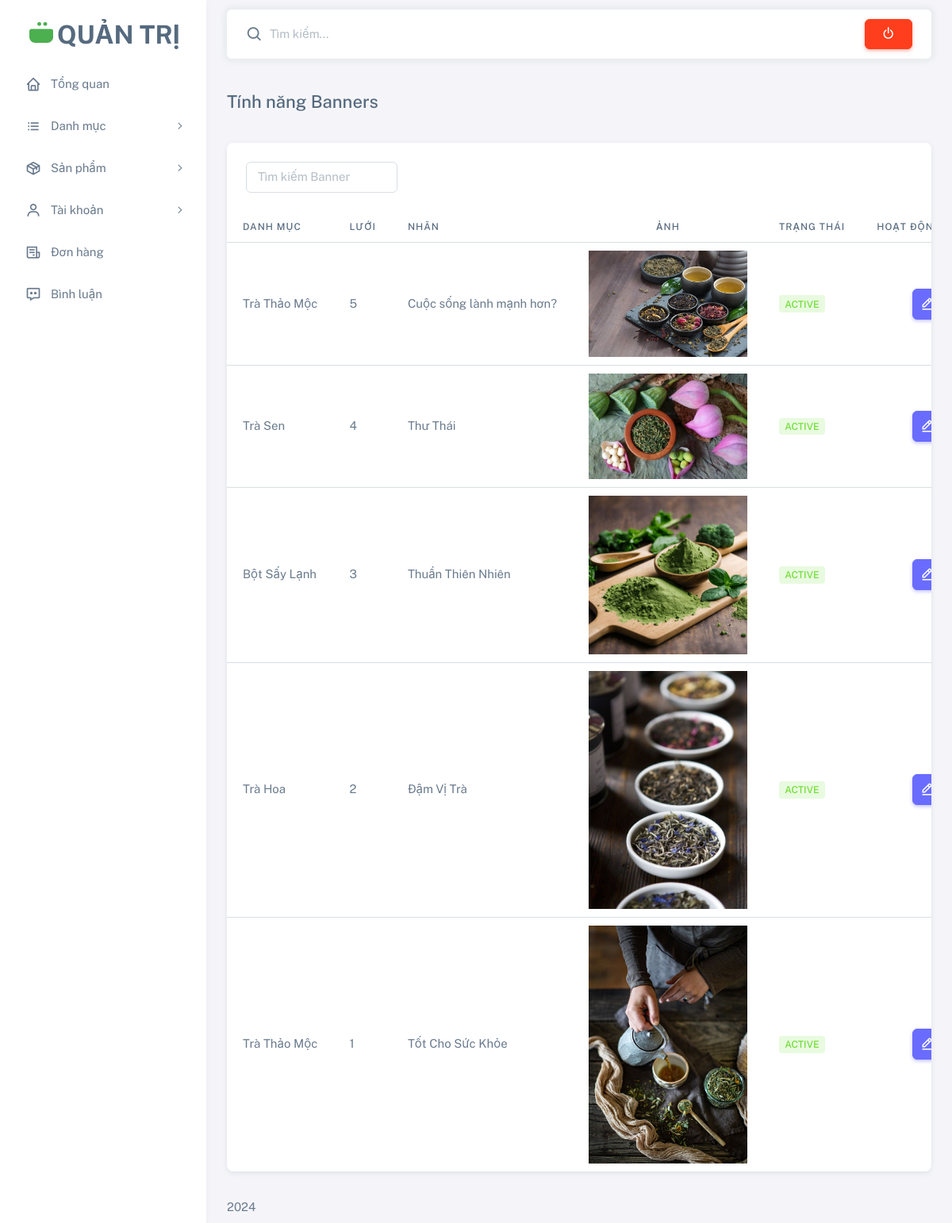
Screenshot of /admin/?act=banner-list (signed in) with the database file from the repository.
### tables this page shows
CREATE TABLE `tbl_banner` (
  `id` int NOT NULL,
  `grid` int NOT NULL,
  `title` varchar(50) NOT NULL,
  `description` varchar(255) DEFAULT NULL,
  `image` varchar(255) NOT NULL,
  `status` tinyint NOT NULL DEFAULT '1',
  `id_category` int NOT NULL
);

CREATE TABLE `tbl_categories` (
  `id` int NOT NULL,
  `name` varchar(50) NOT NULL,
  `status` tinyint NOT NULL DEFAULT '1'
);

### admin/controllers/bannerController.php (called while the page is built, shortened)
<?php
function bannerList() {
    $list     = getBanners();
    require_once PATH_VIEW_ADMIN . 'layouts/master.php';
}

### admin/index.php (called while the page is built, shortened)
<?php
require_once '../commons/model.php';
$act = $_GET["act"] ?? '/';
match ($act) {
    '/'         => dashboard(),
    'dashboard' => dashboard(),
    'login'     => authLogin(),
    'logout'    => authLogout(),
    'banner-list'            => bannerList(),
    'update-banner'          => updateBanner($_GET["id"]),
    'create-category'        => createCategory(),
    'category-list'          => CategoryList(),
    'update-category'        => updateCategory($_GET["id"]),
    'delete-category'        => deleteCategory($_GET["id"]),
    'category-bin'           => categoryBin(),
    'update-status-category' => updateStatusCategory($_GET["id"], $_GET["value"]),
    'create-product'         => createProduct(),
    'product-list'           => productList(),
    'update-product'         => updateProduct($_GET["id"]),
    'product-bin'            => productBin(),
    'update-status-product'  => updateStatusProduct($_GET["id"], $_GET["value"]),
    'add-gallery'            => addGallery($_GET["id"]),
    'delete-image'           => deleteImage($_GET["id"], $_GET["product"]),
    'add-color-product'      => addColor($_GET["id"]),
    'delete-color'           => deleteColor($_GET["id"], $_GET["product"]),
    'manage-reviews'         => manageReviews(),
    'delete-review'          => deleteReview($_GET["id"]),
    'update-status-review'  => updateStatusReview($_GET["id"], $_GET["value"]),
    'admin-list'             => adminList(),
    'customer-list'          => customerList(),
    'customer-bin'           => customerBin(),
    'update-status-customer' => updateCustomerStatus($_GET["id"], $_GET["value"]),
    'order-list'             => orderList(),
    'order-details'          => orderDetails($_GET["id"]),
    'update-order'           => updateOrder($_GET["id"]),
    'contact'                => contact(),
};
?>

### admin/models/model.php (called while the page is built, shortened)
<?php
if (!function_exists('getBanners')) {
    function getBanners() {
        try {
            $sql = "SELECT
                        b.`id`,
                        b.`grid`,
                        b.`title`,
                        b.`image`,
                        b.`status`,
                        c.`name` AS `c_name`
                    FROM
                        `tbl_banner` AS b
                    LEFT JOIN
                        `tbl_categories` AS c ON b.`id_category` = c.`id`
                    WHERE
                        1 ORDER BY id DESC";
            $stmt = $GLOBALS['conn']->query($sql);
            return $stmt->fetchAll(PDO::FETCH_ASSOC);
        } catch (\Exception $e) {
            debug($e);
        }
    }
}

### admin/views/banner/banner-list.php (the view, shortened to what this page needs)
<div class="content-wrapper">
    <div class="container-xxl flex-grow-1 container-p-y">
        <h4 class="py-3 mb-4">
            Tính năng Banners
        </h4>
        <div class="card">
            <div class="card-header row gy-3">
                <div class="col-12 col-sm-3">
                    <input type="search" class="form-control" id="searchInput" placeholder="Tìm kiếm Banner">
                </div>
            </div>
            <div class="table-responsive text-nowrap">
                <table class="table table-hover">
                    <thead>
                        <tr>
                            <th class="col-2">Danh mục</th>
                            <th class="col-1">Lưới</th>
                            <th class="col-2">Nhãn</th>
                            <th class="col-4 text-center">Ảnh</th>
                            <th class="col-1">Trạng thái</th>
                            <th class="col-2">
                                <span class="float-end">
                                    Hoạt động
                                </span>
                            </th>
                        </tr>
                    </thead>
                    <tbody class="table-border-bottom-0">
                        <?php
                        foreach ($list as $item) :
                            if ($item['status'] == 1) :
                        ?>
                                <tr>
                                    <td><?= $item['c_name'] ?></td>
                                    <td><?= $item['grid'] ?></td>
                                    <td><?= $item['title'] ?></td>
                                    <td class="text-center">
                                        <img src="<?= PATH_UPLOAD . $item['image'] ?>" width="200px" alt="">
                                    </td>
                                    <td>
                                        <span class="badge bg-label-success">
                                            <?php
                                            if ($item['status'] == 1) {
                                                echo 'Active';
                                            }
                                            ?>
                                        </span>
                                    </td>
                                    <td>
                                        <div class="float-end">
                                            <a href="?act=update-banner&id=<?= $item['id'] ?>" class="btn btn-primary p-2">
                                                <i class="bx bx-edit-alt"></i>
                                            </a>
                                        </div>
                                    </td>
                                </tr>
                        <?php
                            endif;
                        endforeach ?>
                    </tbody>
                </table>
            </div>
        </div>
    </div>
</div>

### admin/views/layouts/master.php (shortened to what this page needs)
<!DOCTYPE html>
<html lang="en" class="light-style layout-menu-fixed layout-compact" dir="ltr" data-theme="theme-default" data-assets-path="assets/" data-template="vertical-menu-template-free">
<head>
    <link rel="stylesheet" href="assets/vendor/fonts/boxicons.css" />
    <link rel="stylesheet" href="https://cdnjs.cloudflare.com/ajax/libs/font-awesome/6.5.1/css/all.min.css" />
    <link rel="stylesheet" href="assets/vendor/css/core.css" class="template-customizer-core-css" />
    <link rel="stylesheet" href="assets/vendor/css/theme-default.css" class="template-customizer-theme-css" />
    <link rel="stylesheet" href="assets/css/demo.css" />
    <link rel="stylesheet" href="assets/css/modal.css" />
    <link rel="stylesheet" href="assets/vendor/libs/perfect-scrollbar/perfect-scrollbar.css" />
    <link rel="stylesheet" href="assets/vendor/libs/apex-charts/apex-charts.css" />
    <link rel="stylesheet" href="assets/vendor/libs/toastr/toastr.css">
    <link rel="stylesheet" href="assets/vendor/libs/animate-css/animate.css">
    <link rel="stylesheet" href="assets/vendor/css/pages/page-auth.css" />
</head>
<body>
    <div class="layout-wrapper layout-content-navbar">
        <div class="layout-container">
            <?php require_once 'aside.php'; ?>
            <div class="layout-page">
                <?php require_once 'navbar.php'; ?>
                <?php require_once PATH_VIEW_ADMIN . $view . '.php'; ?>
                <?php require_once 'footer.php'; ?>
            </div>
        </div>
    </div>
</body>
</html>

### admin/views/layouts/aside.php (shortened to what this page needs)
<aside id="layout-menu" class="layout-menu menu-vertical menu bg-menu-theme">
    <div class="app-brand demo">
        <a href="?act=dashboard" class="app-brand-link">
        <span class="app-brand-logo">
</span>
            <span class="app-brand-text fs-2 menu-text fw-bold">QUẢN TRỊ</span>
        </a>
    </div>
    <ul class="menu-inner py-1">
        <li class="menu-item py-1">
            <a href="?act=dashboard" class="menu-link">
                <i class="menu-icon tf-icons bx bx-home"></i>
                <span>Tổng quan</span>
            </a>
        </li>
        <li class="menu-item py-1">
            <a href="javascript:void(0);" class="menu-link menu-toggle">
                <i class="menu-icon tf-icons bx bx-list-ul"></i>
                <span>Danh mục</span>
            </a>
        </li>
        <li class="menu-item py-1">
            <a href="javascript:void(0);" class="menu-link menu-toggle">
                <i class="menu-icon tf-icons bx bx-package"></i>
                <span>Sản phẩm</span>
            </a>
        </li>
        <li class="menu-item py-1">
            <a href="javascript:void(0);" class="menu-link menu-toggle">
                <i class="menu-icon tf-icons bx bx-user"></i>
                <span>Tài khoản</span>
            </a>
        </li>
        <li class="menu-item py-1">
            <a href="?act=order-list" class="menu-link">
                <i class="menu-icon tf-icons bx bx-receipt"></i>
                <span>Đơn hàng</span>
            </a>
        </li>
        <li class="menu-item py-1">
            <a href="?act=manage-reviews" class="menu-link">
                <i class="menu-icon tf-icons bx bx-message-dots"></i>
                <span>Bình luận</span>
            </a>
        </li>
    </ul>
</aside>

### admin/views/layouts/navbar.php (shortened to what this page needs)
<nav class="layout-navbar container-xxl navbar navbar-expand-xl navbar-detached align-items-center bg-navbar-theme" id="layout-navbar">
    <div class="navbar-nav-right d-flex align-items-center" id="navbar-collapse">
        <div class="navbar-nav align-items-center">
            <div class="nav-item d-flex align-items-center">
                <i class="bx bx-search fs-4 lh-0"></i>
                <input type="text" class="form-control border-0 shadow-none ps-1 ps-sm-2" name="search" placeholder="Tìm kiếm..." aria-label="Search..." />
            </div>
        </div>
        <div class="navbar-nav flex-row align-items-center ms-auto">
            <a class="btn btn-danger" href="?act=logout">
                <i class="bx bx-power-off"></i>
            </a>
        </div>
    </div>
</nav>

### admin/views/layouts/footer.php (shortened to what this page needs)
<footer class="content-footer footer bg-footer-theme">
    <div class="container-xxl d-flex flex-wrap justify-content-between py-2 flex-md-row flex-column">
        <div class="mb-2 mb-md-0">
        </div>
        <div class="d-none d-lg-inline-block">
        </div>
    </div>
</footer>

### admin/assets/css/demo.css (style rules this page uses)
.menu .app-brand.demo { height: 64px; margin-top: 12px; }

### rows the page displays
tbl_banner: id_category.name "Trà Thảo Mộc", grid "5", title "Cuộc sống lành mạnh hơn?", image (picture), status "ACTIVE"
tbl_banner: id_category.name "Trà Sen", grid "4", title "Thư Thái", image (picture), status "ACTIVE"
tbl_banner: id_category.name "Bột Sấy Lạnh", grid "3", title "Thuần Thiên Nhiên", image (picture), status "ACTIVE"
tbl_banner: id_category.name "Trà Hoa", grid "2", title "Đậm Vị Trà", image (picture), status "ACTIVE"
tbl_banner: id_category.name "Trà Thảo Mộc", grid "1", title "Tốt Cho Sức Khỏe", image (picture), status "ACTIVE"
